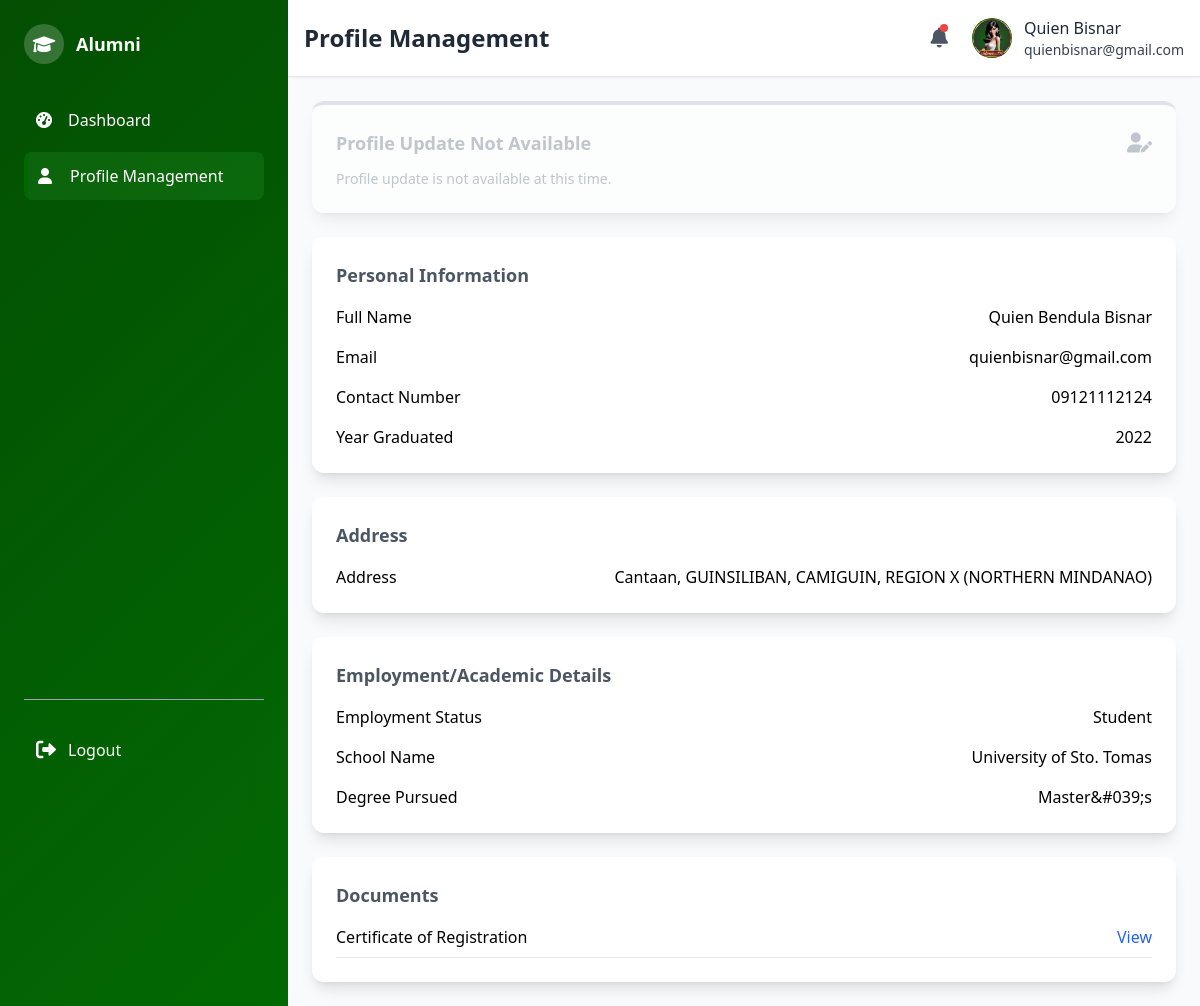
/alumni/alumni_profile.php (signed in), run on the app's committed database.
### tables this page shows
CREATE TABLE `alumni_profile` (
  `user_id` int(11) NOT NULL,
  `address_id` int(11) DEFAULT NULL,
  `first_name` varchar(100) NOT NULL,
  `middle_name` varchar(100) DEFAULT NULL,
  `last_name` varchar(100) NOT NULL,
  `contact_number` varchar(20) NOT NULL,
  `year_graduated` year(4) DEFAULT NULL,
  `employment_status` enum('Employed','Self-Employed','Unemployed','Student','Employed & Student') DEFAULT NULL,
  `photo_path` varchar(255) DEFAULT NULL,
  `last_profile_update` timestamp NULL DEFAULT NULL,
  `submission_status` enum('Pending','Approved','Rejected') DEFAULT 'Pending',
  `rejection_reason` text DEFAULT NULL,
  `rejected_at` timestamp NULL DEFAULT NULL,
  `submitted_at` timestamp NOT NULL DEFAULT current_timestamp()
);

CREATE TABLE `users` (
  `user_id` int(11) NOT NULL,
  `email` varchar(100) NOT NULL,
  `password` varchar(200) NOT NULL,
  `role` enum('admin','alumni') NOT NULL,
  `name` varchar(150) NOT NULL,
  `created_at` timestamp NOT NULL DEFAULT current_timestamp()
);

CREATE TABLE `education_info` (
  `education_id` int(11) NOT NULL,
  `user_id` int(11) NOT NULL,
  `school_name` varchar(255) NOT NULL,
  `degree_pursued` varchar(255) NOT NULL,
  `start_year` year(4) DEFAULT NULL,
  `end_year` year(4) DEFAULT NULL
);

CREATE TABLE `alumni_documents` (
  `doc_id` int(11) NOT NULL,
  `user_id` int(11) NOT NULL,
  `document_type` enum('COR','COE','B_CERT') NOT NULL,
  `file_path` varchar(255) NOT NULL
);

### alumni/alumni_profile.php (the view, shortened to what this page needs)
<?php
include("../connect.php");
$user_id = $_SESSION['user_id'];
$page_title = "Profile Management";
$active_page = "profile";
$stmt = $conn->prepare("
    SELECT ap.*, u.email,
           tb.barangay_name, tm.municipality_name, tp.province_name, tr.region_name,
           tr.region_id, tp.province_id, tm.municipality_id, tb.barangay_id
    FROM alumni_profile ap
    LEFT JOIN users u ON ap.user_id = u.user_id
    LEFT JOIN address a ON ap.address_id = a.address_id
    LEFT JOIN table_barangay tb ON a.barangay_id = tb.barangay_id
    LEFT JOIN table_municipality tm ON tb.municipality_id = tm.municipality_id
    LEFT JOIN table_province tp ON tm.province_id = tp.province_id
    LEFT JOIN table_region tr ON tp.region_id = tr.region_id
    WHERE ap.user_id = ?
");
$stmt->bind_param("i", $user_id);
$stmt->execute();
$result = $stmt->get_result();
$profile = $result->fetch_assoc() ?: [];
$stmt = $conn->prepare("SELECT * FROM education_info WHERE user_id = ?");
$stmt->bind_param("i", $user_id);
$stmt->execute();
$result = $stmt->get_result();
$education = $result->fetch_assoc() ?: [];
$stmt = $conn->prepare("SELECT document_type, file_path FROM alumni_documents WHERE user_id = ?");
$stmt->bind_param("i", $user_id);
$stmt->execute();
$result = $stmt->get_result();
$docs = $result->fetch_all(MYSQLI_ASSOC);
$is_profile_rejected = !empty($profile) && ($profile['submission_status'] ?? '') === 'Rejected';
$can_update_yearly = empty($profile) ||
                     ($profile && ($profile['last_profile_update'] === null ||
                      strtotime($profile['last_profile_update'] . ' +1 year') <= time()));
$can_reupload = $is_profile_rejected;
$can_update = empty($profile) || $can_update_yearly || $can_reupload;
$full_name = 'Alumni';
if (!empty($profile)) {
    $full_name = trim(
        ($profile['first_name'] ?? '') . ' ' .
        ($profile['middle_name'] ?? '') . ' ' .
        ($profile['last_name'] ?? '')
    );
}
?>
<div class="space-y-6">
    <div id="updateProfileBtn" class="bg-white p-6 rounded-xl shadow-lg flex flex-col justify-between hover:shadow-xl transition duration-200 border-t-4 <?php echo $can_update ? 'border-green-500 cursor-pointer' : 'border-gray-300 cursor-not-allowed'; ?>">
        <div class="flex items-center justify-between mb-3">
            <h3 class="text-lg font-semibold <?php echo $can_update ? 'text-gray-600' : 'text-gray-400'; ?>">
                <?php echo $can_update ? 'Update Profile' : 'Profile Update Not Available'; ?>
            </h3>
            <i class="fas fa-user-edit text-xl <?php echo $can_update ? 'text-green-500' : 'text-gray-400'; ?>"></i>
        </div>
        <p class="text-sm <?php echo $can_update ? 'text-gray-500' : 'text-gray-400'; ?>">
            <?php
            if ($can_update) {
                echo 'Click to edit your personal, employment, and educational details.';
            } else {
                if (!empty($profile) && ($profile['submission_status'] ?? '') === 'Approved') {
                    echo 'Your profile has been approved. You can update again after one year.';
                } else {
                    echo 'Profile update is not available at this time.';
                }
            }
            ?>
        </p>
    </div>
    <?php if (!empty($profile) && ($profile['submission_status'] ?? '') !== 'Rejected'): ?>
        <div class="bg-white p-6 rounded-xl shadow-lg">
            <h3 class="text-lg font-semibold text-gray-600 mb-4">Personal Information</h3>
            <dl class="grid grid-cols-1 gap-4">
                <div class="flex justify-between">
                    <dt class="font-medium">Full Name</dt>
                    <dd><?php echo htmlspecialchars($full_name); ?></dd>
                </div>
                <div class="flex justify-between">
                    <dt class="font-medium">Email</dt>
                    <dd><?php echo htmlspecialchars($profile['email'] ?? 'N/A'); ?></dd>
                </div>
                <div class="flex justify-between">
                    <dt class="font-medium">Contact Number</dt>
                    <dd><?php echo htmlspecialchars($profile['contact_number'] ?? 'N/A'); ?></dd>
                </div>
                <div class="flex justify-between">
                    <dt class="font-medium">Year Graduated</dt>
                    <dd><?php echo htmlspecialchars($profile['year_graduated'] ?? 'N/A'); ?></dd>
                </div>
            </dl>
        </div>
        <div class="bg-white p-6 rounded-xl shadow-lg">
            <h3 class="text-lg font-semibold text-gray-600 mb-4">Address</h3>
            <dl class="grid grid-cols-1 gap-4">
                <div class="flex justify-between">
                    <dt class="font-medium">Address</dt>
                    <dd><?php echo htmlspecialchars(
                        ($profile['barangay_name'] ?? '') . ', ' .
                        ($profile['municipality_name'] ?? '') . ', ' .
                        ($profile['province_name'] ?? '') . ', ' .
                        ($profile['region_name'] ?? '')
                    ); ?></dd>
                </div>
            </dl>
        </div>
        <div class="bg-white p-6 rounded-xl shadow-lg">
            <h3 class="text-lg font-semibold text-gray-600 mb-4">Employment/Academic Details</h3>
            <dl class="grid grid-cols-1 gap-4">
                <div class="flex justify-between">
                    <dt class="font-medium">Employment Status</dt>
                    <dd><?php echo htmlspecialchars($profile['employment_status'] ?? 'Not Set'); ?></dd>
                </div>
                <?php if (in_array($profile['employment_status'] ?? '', ['Student', 'Employed & Student'])): ?>
                    <div class="flex justify-between">
                        <dt class="font-medium">School Name</dt>
                        <dd><?php echo htmlspecialchars($education['school_name'] ?? 'N/A'); ?></dd>
                    </div>
                    <div class="flex justify-between">
                        <dt class="font-medium">Degree Pursued</dt>
                        <dd><?php echo htmlspecialchars($education['degree_pursued'] ?? 'N/A'); ?></dd>
                    </div>
                <?php endif; ?>
            </dl>
        </div>
        <div class="bg-white p-6 rounded-xl shadow-lg">
            <h3 class="text-lg font-semibold text-gray-600 mb-4">Documents</h3>
            <?php if (empty($docs)): ?>
                <p class="text-sm text-gray-500">No documents uploaded.</p>
            <?php else: ?>
                <div class="space-y-4">
                    <?php
                    foreach ($docs as $doc):
                        $doc_type_name = $doc['document_type'] === 'COE' ? 'Certificate of Employment' :
                                    ($doc['document_type'] === 'B_CERT' ? 'Business Certificate' :
                                    ($doc['document_type'] === 'COR' ? 'Certificate of Registration' : $doc['document_type']));
                    ?>
                        <div class="flex justify-between items-center border-b pb-2">
                            <span class="font-medium"><?php echo htmlspecialchars($doc_type_name); ?></span>
                            <a href="../<?php echo htmlspecialchars($doc['file_path']); ?>" target="_blank" class="text-blue-600 hover:underline">View</a>
                        </div>
                    <?php endforeach; ?>
                </div>
            <?php endif; ?>
        </div>
    <?php endif; ?>
</div>
<?php
$page_content = ob_get_clean();
include("alumni_format.php");
?>

### alumni/alumni_format.php (shortened to what this page needs)
<?php
include("../connect.php");
$user_id = $_SESSION["user_id"];
$stmt = $conn->prepare("
    SELECT ap.first_name, ap.last_name, u.email, u.name as user_name
    FROM users u
    LEFT JOIN alumni_profile ap ON u.user_id = ap.user_id
    WHERE u.user_id = ?
");
$stmt->bind_param("i", $user_id);
$stmt->execute();
$result = $stmt->get_result();
$profile = $result->fetch_assoc() ?: [];
$full_name = 'Alumni';
if (!empty($profile)) {
    if (!empty($profile['first_name']) || !empty($profile['last_name'])) {
        $full_name = trim(
            ($profile['first_name'] ?? '') . ' ' .
            ($profile['last_name'] ?? '')
        );
    } elseif (!empty($profile['user_name'])) {
        $full_name = $profile['user_name'];
    }
}
$page_title = $page_title ?? "Alumni Page";
?>
<!DOCTYPE html>
<html lang="en">
<head>
    <script src="https://cdn.tailwindcss.com"></script>
    <link href="https://cdnjs.cloudflare.com/ajax/libs/font-awesome/6.0.0/css/all.min.css" rel="stylesheet">
    <link rel="stylesheet" href="alumni_format.css">
</head>
<body class="bg-gray-50 min-h-screen flex">
    <aside class="w-72 gradient-bg text-white flex-shrink-0">
        <div class="sidebar-wrapper flex flex-col justify-between">
            <div class="p-6">
                <div class="flex items-center space-x-3 mb-8">
                    <div class="w-10 h-10 rounded-full bg-white bg-opacity-20 flex items-center justify-center">
                        <i class="fas fa-graduation-cap text-lg" aria-hidden="true"></i>
                    </div>
                    <h2 class="font-bold text-lg">Alumni</h2>
                </div>
                <nav class="space-y-2">
                    <a href="alumni_dashboard.php"
                       class="sidebar-item <?php echo ($active_page ?? '') === 'dashboard' ? 'active' : ''; ?>
                              flex items-center space-x-3 p-3 rounded-lg">
                        <i class="fas fa-tachometer-alt w-5" aria-hidden="true"></i>
                        <span>Dashboard</span>
                    </a>
                    <a href="alumni_profile.php"
                       class="sidebar-item <?php echo ($active_page ?? '') === 'profile' ? 'active' : ''; ?>
                              flex items-center space-x-3 p-3 rounded-lg">
                        <i class="fas fa-user w-5" aria-hidden="true"></i>
                        <span>Profile Management</span>
                    </a>
                </nav>
            </div>
            <div class="p-6">
                <hr class="border-gray-400 my-6">
                <a href="../login/logout.php"
                   class="flex items-center space-x-3 text-white hover:text-red-500 p-3 rounded-lg">
                    <i class="fas fa-sign-out-alt text-xl" aria-hidden="true"></i>
                    <span>Logout</span>
                </a>
            </div>
        </div>
    </aside>
    <div class="flex-1 flex flex-col">
        <header class="bg-white shadow-sm border-b p-4">
            <div class="flex items-center justify-between">
                <h1 class="text-2xl font-bold text-gray-800"><?php echo htmlspecialchars($page_title); ?></h1>
                <div class="flex items-center space-x-6">
                    <div class="relative">
                        <button id="notificationBtn"
                                class="relative text-gray-600 hover:text-blue-600 flex items-center">
                            <i class="fas fa-bell text-xl"></i>
                            <span class="absolute top-0 right-0 w-2 h-2 bg-red-500 rounded-full"></span>
                        </button>
                    </div>
                    <div class="flex items-center space-x-3">
                        <div class="profile-avatar w-10 h-10 rounded-full flex items-center justify-center text-white font-bold overflow-hidden">
                            <?php
                            $stmt = $conn->prepare("SELECT ap.photo_path, u.name, u.email FROM users u LEFT JOIN alumni_profile ap ON u.user_id = ap.user_id WHERE u.user_id = ?");
                            $stmt->bind_param("i", $user_id);
                            $stmt->execute();
                            $result = $stmt->get_result();
                            $initials = 'AL';
                            $user_email = '';
                            $photo_path = null;
                            if ($row = $result->fetch_assoc()) {
                                $initials = strtoupper(substr(trim($row['name'] ?: 'Alumni'), 0, 2));
                                $user_email = $row['email'];
                                $photo_path = $row['photo_path'];
                            }
                            if ($photo_path && file_exists("../" . $photo_path)) {
                                echo '<img src="../' . htmlspecialchars($photo_path) . '" alt="Profile" class="w-full h-full object-cover">';
                            } else {
                                echo htmlspecialchars($initials);
                            }
                            ?>
                        </div>
                        <div class="hidden md:block">
                            <p class="font-medium text-gray-800"><?php echo htmlspecialchars($full_name); ?></p>
                            <p class="font-medium text-gray-700 text-sm"><?php echo htmlspecialchars($user_email); ?></p>
                        </div>
                    </div>
                </div>
            </div>
        </header>
        <main class="flex-1 p-6 overflow-auto">
            <?php echo $page_content ?? ''; ?>
        </main>
    </div>
</body>
</html>

### alumni/alumni_format.css (style rules this page uses)
:root { --primary-green: #034f03; --forest-green: #026a02; --lime-green: #016801; --sea-green: #1d681d; --light-bg: #06690e; --dark-text: #1C1C1C; }
.gradient-bg { background: linear-gradient(135deg, var(--primary-green) 0%, var(--forest-green) 100%); }
.sidebar-item { transition: all 0.3s ease; color: #fff; padding-left: 14px; }
.sidebar-item.active { background: rgba(34, 139, 34, 0.3); border-left: 4px solid var(--lime-green); padding-left: 10px; }
.profile-avatar { background: linear-gradient(135deg, var(--lime-green) 0%, var(--sea-green) 100%); }
.sidebar-wrapper { height: 100vh; overflow-y: auto; position: sticky; top: 0; }
.hidden { display: none; }

### data on the page
alumni_profile: photo_path (picture), full_name "Quien Bisnar", user_id.email "quienbisnar@gmail.com"
education_info: school_name "University of Sto. Tomas", degree_pursued "Master&#039;s"
alumni_documents: document_type "Certificate of Registration"

### other printed values
$page_title "Profile Management"
$full_name "Quien Bendula Bisnar"
$profile['email'] "quienbisnar@gmail.com"
$profile['contact_number'] "09121112124"
$profile['year_graduated'] "2022"
$profile['employment_status'] "Student"
